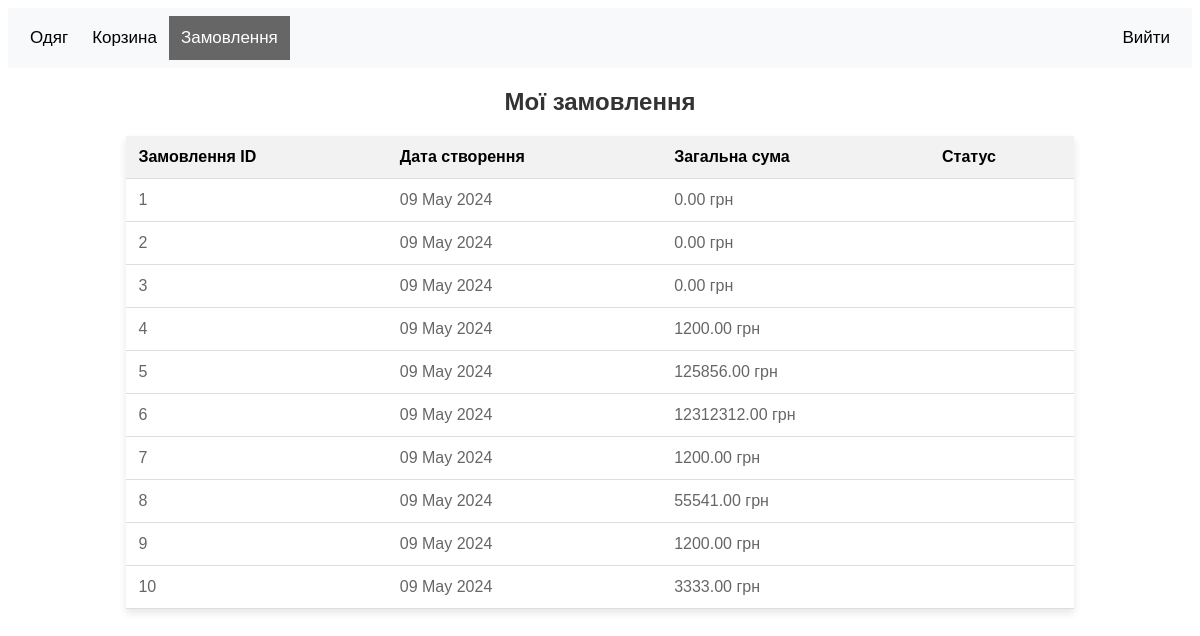
Screenshot of /orders/ (signed in) with the database file from the repository.
### core/models.py (models this page shows, shortened)
class Order(models.Model):
    user = models.ForeignKey(User, on_delete=models.CASCADE)
    total_price = models.DecimalField(max_digits=10, decimal_places=2)
    created_at = models.DateTimeField(auto_now_add=True)

### core/views.py (the view)
# urls.py: path('orders/', views.view_orders, name='view_orders'),
@login_required
def view_orders(request):
    orders = Order.objects.filter(user=request.user)
    return render(request, 'core/view_orders.html', {'orders': orders})

### core/templates/core/view_orders.html (shortened to what this page needs)
{% extends "base.html" %}
{% block content %}
<h2>Мої замовлення</h2>
<table>
    <tr>
        <th>Замовлення ID</th>
        <th>Дата створення</th>
        <th>Загальна сума</th>
        <th>Статус</th>
    </tr>
    {% for order in orders %}
    <tr>
        <td>{{ order.id }}</td>
        <td>{{ order.created_at|date:"d M Y" }}</td>
        <td>{{ order.total_price }} грн</td>
        <td>{{ order.status }}</td>
    </tr>
    {% endfor %}
</table>
{% endblock %}

### core/templates/base.html (style rules this page uses)
body { font-family: Arial, sans-serif; }

### core/templates/core/view_orders.html (style rules this page uses)
h2 { text-align: center; color: #333; margin-bottom: 20px; }
table { width: 80%; margin: auto; border-collapse: collapse; background-color: white; box-shadow: 0 4px 8px rgba(0,0,0,0.1); }
th, td { padding: 12px; text-align: left; border-bottom: 1px solid #ddd; }
th { background-color: #f2f2f2; }
td { color: #666; }

### rows the page displays
Order: id "1", created_at "09 May 2024", total_price "0.00"
Order: id "2", created_at "09 May 2024", total_price "0.00"
Order: id "3", created_at "09 May 2024", total_price "0.00"
Order: id "4", created_at "09 May 2024", total_price "1200.00"
Order: id "5", created_at "09 May 2024", total_price "125856.00"
Order: id "6", created_at "09 May 2024", total_price "12312312.00"
Order: id "7", created_at "09 May 2024", total_price "1200.00"
Order: id "8", created_at "09 May 2024", total_price "55541.00"
Order: id "9", created_at "09 May 2024", total_price "1200.00"
Order: id "10", created_at "09 May 2024", total_price "3333.00"
